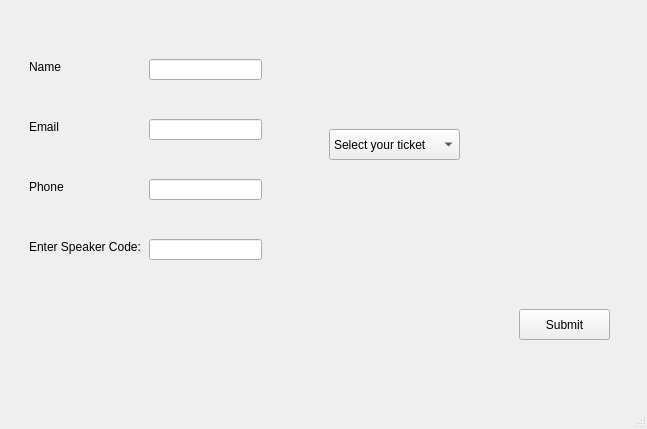
<?xml version="1.0" encoding="UTF-8"?>
<ui version="4.0">
 <class>MainWindow</class>
 <widget class="QMainWindow" name="MainWindow">
  <property name="geometry">
   <rect>
    <x>0</x>
    <y>0</y>
    <width>647</width>
    <height>429</height>
   </rect>
  </property>
  <property name="minimumSize">
   <size>
    <width>647</width>
    <height>429</height>
   </size>
  </property>
  <property name="maximumSize">
   <size>
    <width>647</width>
    <height>429</height>
   </size>
  </property>
  <property name="windowTitle">
   <string>Guest Registration</string>
  </property>
  <widget class="QWidget" name="centralwidget">
   <layout class="QGridLayout" name="gridLayout">
    <item row="0" column="1">
     <widget class="QStackedWidget" name="stackedWidget">
      <property name="minimumSize">
       <size>
        <width>0</width>
        <height>0</height>
       </size>
      </property>
      <property name="currentIndex">
       <number>1</number>
      </property>
      <widget class="QWidget" name="page_welcome">
       <property name="styleSheet">
        <string notr="true"/>
       </property>
       <widget class="QLabel" name="label_welcome">
        <property name="geometry">
         <rect>
          <x>230</x>
          <y>20</y>
          <width>791</width>
          <height>91</height>
         </rect>
        </property>
        <property name="font">
         <font>
          <pointsize>20</pointsize>
          <bold>true</bold>
         </font>
        </property>
        <property name="layoutDirection">
         <enum>Qt::LeftToRight</enum>
        </property>
        <property name="text">
         <string>WELCOME!</string>
        </property>
        <property name="indent">
         <number>-1</number>
        </property>
       </widget>
       <widget class="QLabel" name="label_instructions">
        <property name="geometry">
         <rect>
          <x>160</x>
          <y>180</y>
          <width>311</width>
          <height>71</height>
         </rect>
        </property>
        <property name="font">
         <font>
          <pointsize>11</pointsize>
         </font>
        </property>
        <property name="text">
         <string>Welcome to the special dinner celebrating the 10th anniversary of GoodFoods, Inc! Please select &quot;Start Registration&quot; below to register.</string>
        </property>
        <property name="wordWrap">
         <bool>true</bool>
        </property>
       </widget>
       <widget class="QPushButton" name="button_start">
        <property name="geometry">
         <rect>
          <x>220</x>
          <y>330</y>
          <width>181</width>
          <height>41</height>
         </rect>
        </property>
        <property name="text">
         <string>Start Registration</string>
        </property>
       </widget>
      </widget>
      <widget class="QWidget" name="page_form">
       <widget class="QLineEdit" name="input_name">
        <property name="geometry">
         <rect>
          <x>140</x>
          <y>50</y>
          <width>113</width>
          <height>21</height>
         </rect>
        </property>
       </widget>
       <widget class="QLineEdit" name="input_phone">
        <property name="geometry">
         <rect>
          <x>140</x>
          <y>170</y>
          <width>113</width>
          <height>21</height>
         </rect>
        </property>
       </widget>
       <widget class="QLineEdit" name="input_email">
        <property name="geometry">
         <rect>
          <x>140</x>
          <y>110</y>
          <width>113</width>
          <height>21</height>
         </rect>
        </property>
       </widget>
       <widget class="QLabel" name="label_name">
        <property name="geometry">
         <rect>
          <x>20</x>
          <y>50</y>
          <width>49</width>
          <height>16</height>
         </rect>
        </property>
        <property name="text">
         <string>Name</string>
        </property>
       </widget>
       <widget class="QLabel" name="label_email">
        <property name="geometry">
         <rect>
          <x>20</x>
          <y>110</y>
          <width>49</width>
          <height>16</height>
         </rect>
        </property>
        <property name="text">
         <string>Email</string>
        </property>
       </widget>
       <widget class="QLabel" name="label_phone">
        <property name="geometry">
         <rect>
          <x>20</x>
          <y>170</y>
          <width>49</width>
          <height>16</height>
         </rect>
        </property>
        <property name="text">
         <string>Phone</string>
        </property>
       </widget>
       <widget class="QComboBox" name="combo_ticket">
        <property name="geometry">
         <rect>
          <x>320</x>
          <y>120</y>
          <width>131</width>
          <height>31</height>
         </rect>
        </property>
        <property name="placeholderText">
         <string/>
        </property>
        <item>
         <property name="text">
          <string>Select your ticket</string>
         </property>
        </item>
        <item>
         <property name="text">
          <string>VIP</string>
         </property>
        </item>
        <item>
         <property name="text">
          <string>Standard</string>
         </property>
        </item>
        <item>
         <property name="text">
          <string>Speaker</string>
         </property>
        </item>
       </widget>
       <widget class="QLineEdit" name="input_code">
        <property name="geometry">
         <rect>
          <x>140</x>
          <y>230</y>
          <width>113</width>
          <height>21</height>
         </rect>
        </property>
       </widget>
       <widget class="QLabel" name="label_code">
        <property name="geometry">
         <rect>
          <x>20</x>
          <y>230</y>
          <width>111</width>
          <height>16</height>
         </rect>
        </property>
        <property name="text">
         <string>Enter Speaker Code:</string>
        </property>
       </widget>
       <widget class="QPushButton" name="button_submit">
        <property name="geometry">
         <rect>
          <x>510</x>
          <y>300</y>
          <width>91</width>
          <height>31</height>
         </rect>
        </property>
        <property name="text">
         <string>Submit</string>
        </property>
       </widget>
       <widget class="QLabel" name="label_status">
        <property name="geometry">
         <rect>
          <x>170</x>
          <y>310</y>
          <width>241</width>
          <height>41</height>
         </rect>
        </property>
        <property name="font">
         <font>
          <pointsize>11</pointsize>
         </font>
        </property>
        <property name="text">
         <string/>
        </property>
       </widget>
      </widget>
     </widget>
    </item>
   </layout>
  </widget>
  <widget class="QMenuBar" name="menubar">
   <property name="geometry">
    <rect>
     <x>0</x>
     <y>0</y>
     <width>647</width>
     <height>22</height>
    </rect>
   </property>
  </widget>
  <widget class="QStatusBar" name="statusbar"/>
 </widget>
 <resources/>
 <connections/>
</ui>
